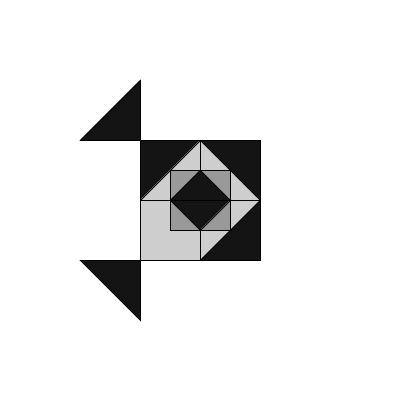
Frame 1 (no input)
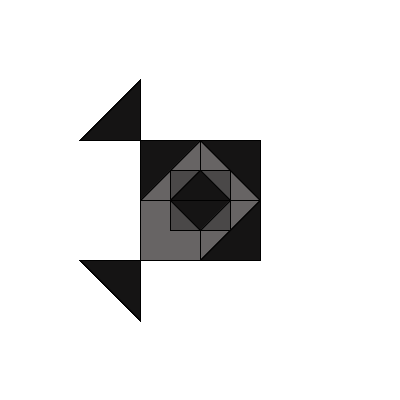
Frame 60 (the mouse pressed at the canvas centre just before this capture)
Frame 120 (the mouse held since frame 60 and released just before this capture): identical to frame 60, image omitted

The Processing sketch that drew these frames (run headless with seeded random() and noise(); from frame 60 on, the mouse is pressed at the canvas centre):

// Processing sketch: processing_86329
// ── processing_86329.pde

void setup() {
size(400,400);
background(255);
smooth();
}
/*je vais essayer de créer une succession de carré, car je m'interesse
aux formes géométrique et aux structures, afin de jouer par la suite sur
les effets de contrastes et de profondeurs de champs.*/



void draw()
{
  
  int L;
 L = 60;
 
  int H;
 H = 60;
 
fill(#676464,80);
//jouer la transparence des formes

rectMode(CENTER);
rect(230,230,H,L);
rect(170,170,H,L);
rect(170,230,H,L);
rect(230,170,H,L);

//forme de depart

fill( #393838,90);
rect(200,200,H,L);

fill(#151414);
triangle(170, 200, 230, 200, 200, 170);
triangle(170, 200, 200, 230,230,200);

triangle(140,140,140,200,200,140);
triangle(140,140,140,80,80,140);
triangle(200,140,260,140,260,200);
triangle(200,260,260,260,260,200);

triangle(140,260,80,260,140,320);





}
